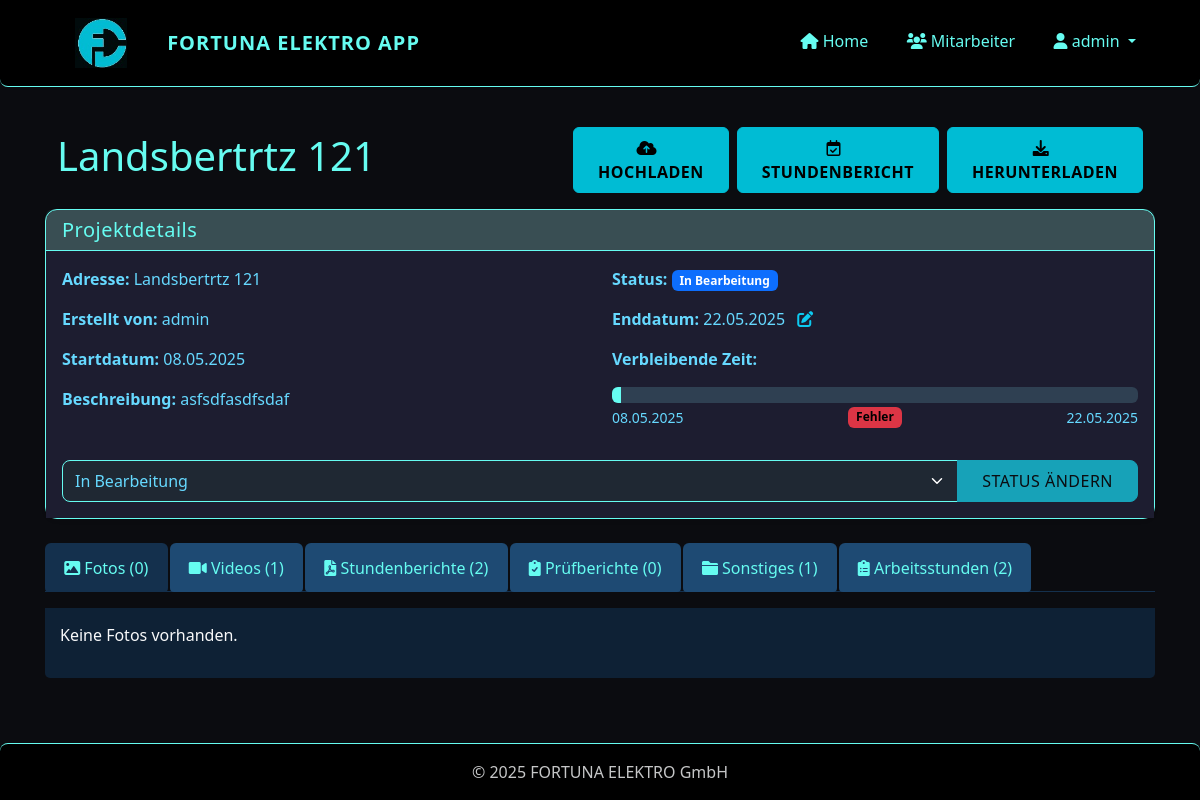
Before: /project/4 (signed in) with the older database file.
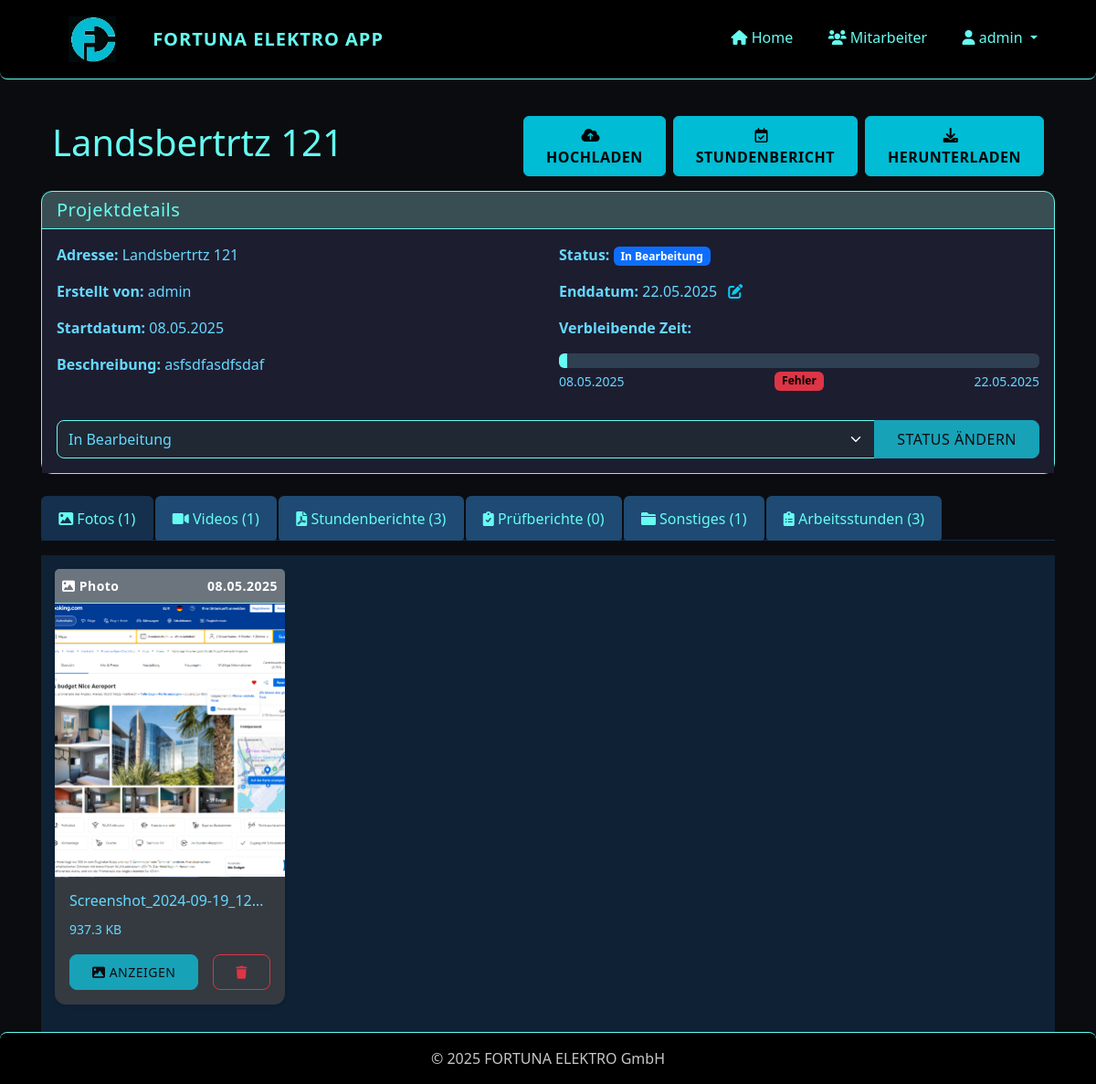
After: the same page with the newer database file.
### app/models/user.py (models this page shows, shortened)
class User(UserMixin, db.Model):
    id = db.Column(db.Integer, primary_key=True)
    username = db.Column(db.String(64), unique=True, nullable=False)
    password_hash = db.Column(db.String(128), nullable=False)
    role = db.Column(db.String(20), nullable=False, default='installateur')  # 'admin' oder 'installateur'
    is_active = db.Column(db.Boolean, default=True)
    created_at = db.Column(db.DateTime, default=datetime.utcnow)
    projects = db.relationship('Project', backref='creator', lazy='dynamic')
    files = db.relationship('File', backref='uploader', lazy='dynamic')
    timesheets = db.relationship('Timesheet', backref='employee', lazy='dynamic')
    def is_admin(self):
        return self.role == 'admin'

### app/models/project.py (models this page shows, shortened)
class Project(db.Model):
    id = db.Column(db.Integer, primary_key=True)
    name = db.Column(db.String(128), nullable=False)  # Adresse als Projektname
    description = db.Column(db.Text)
    start_date = db.Column(db.DateTime, default=datetime.utcnow)
    end_date = db.Column(db.DateTime)
    status = db.Column(db.String(20), default='in_bearbeitung')  # 'in_bearbeitung', 'abgeschlossen', 'archiviert'
    creator_id = db.Column(db.Integer, db.ForeignKey('user.id'))
    files = db.relationship('File', backref='project', lazy='dynamic', cascade='all, delete-orphan')
    timesheets = db.relationship('Timesheet', backref='project', lazy='dynamic', cascade='all, delete-orphan')
    def get_remaining_hours(self):
        if not self.end_date:
            return None
        now = datetime.now()
        time_diff = self.end_date - now
        if time_diff.total_seconds() <= 0:
            return 0
        total_hours = time_diff.total_seconds() / 3600
        return round(total_hours, 1)  # Auf eine Dezimalstelle runden
    def get_progress_percentage(self):
        if not self.end_date:
            return 0
        now = datetime.now()
        total_duration = (self.end_date - self.start_date).total_seconds()
        elapsed_time = (now - self.start_date).total_seconds()
        if elapsed_time >= total_duration:
            return 100
        progress = (elapsed_time / total_duration) * 100
        return round(progress, 1)  # Auf eine Dezimalstelle runden

### app/models/file.py (models this page shows, shortened)
class File(db.Model):
    id = db.Column(db.Integer, primary_key=True)
    filename = db.Column(db.String(128), nullable=False)
    original_filename = db.Column(db.String(128), nullable=False)
    file_type = db.Column(db.String(20), nullable=False)  # 'foto', 'video', 'stundenbericht', 'pruefbericht', 'sonstiges'
    file_path = db.Column(db.String(256), nullable=False)
    file_size = db.Column(db.Integer, nullable=False)
    upload_date = db.Column(db.DateTime, default=datetime.utcnow)
    project_id = db.Column(db.Integer, db.ForeignKey('project.id'), nullable=False)
    uploader_id = db.Column(db.Integer, db.ForeignKey('user.id'), nullable=False)

### app/routes/projects.py (the view)
@projects.route('/project/<int:project_id>')
@login_required
def view_project(project_id):
    project = Project.query.get_or_404(project_id)
    status_form = ProjectStatusForm(obj=project)
    photos = project.files.filter_by(file_type='foto').all()
    videos = project.files.filter_by(file_type='video').all()
    timesheets = project.files.filter_by(file_type='stundenbericht').all()
    reports = project.files.filter_by(file_type='pruefbericht').all()
    other_files = project.files.filter_by(file_type='sonstiges').all()
    timesheets_data = project.timesheets.order_by(Timesheet.date.desc()).all()
    status_form = ProjectStatusForm()
    status_form.status.data = project.status
    end_date_form = ProjectEndDateForm()
    if project.end_date:
        end_date_form.end_date.data = project.end_date
    return render_template(
        'projects/view.html',
        title=project.name,
        project=project,
        photos=photos,
        videos=videos,
        timesheets=timesheets,
        reports=reports,
        other_files=other_files,
        timesheets_data=timesheets_data,
        status_form=status_form,
        end_date_form=end_date_form,
        now=datetime.now(),
    )

### app/templates/projects/view.html (shortened to what this page needs)
{% extends "base.html" %}
{% block content %}
<link rel="stylesheet" href="{{ url_for('static', filename='css/projects_view.css') }}">
<link href="https://cdnjs.cloudflare.com/ajax/libs/font-awesome/6.0.0/css/all.min.css" rel="stylesheet">
<div class="container-fluid py-3">
  <div class="row align-items-center">
    <div class="col-12 col-md-6 mb-3 mb-md-0">
      <h1 style="color: var(--accent)">{{ project.name }}</h1>
    </div>
    <div class="col-12 col-md-6">
      <div class="d-flex flex-column flex-sm-row gap-2 justify-content-start justify-content-md-end">
        <a href="{{ url_for('files.upload_file', project_id=project.id) }}" class="btn btn-status-change">
          <i class="fas fa-cloud-upload-alt me-2"></i>
           HOCHLADEN
        </a>
        <a href="{{ url_for('timesheets.new_timesheet', project_id=project.id) }}" class="btn btn-status-change">
          <i class="far fa-calendar-check me-2"></i>
          STUNDENBERICHT
        </a>
        <a href="{{ url_for('files.download_project', project_id=project.id) }}" class="btn btn-status-change">
          <i class="fas fa-download me-2"></i>
           HERUNTERLADEN
        </a>
      </div>
    </div>
  </div>
</div>
<div class="card mb-4 shadow-sm">
    <div class="card-header">
        <h5 class="mb-0">Projektdetails</h5>
    </div>
    <div class="card-body" style="background-color:  #1d1d30;">
        <div class="row">
            <div class="col-md-6">
                <p><strong>Adresse:</strong> {{ project.name }}</p>
                <p><strong>Erstellt von:</strong> {{ project.creator.username }}</p>
                <p><strong>Startdatum:</strong> {{ project.start_date.strftime('%d.%m.%Y') }}</p>
                <p><strong>Beschreibung:</strong> {{ project.description or 'Keine Beschreibung' }}</p>
            </div>
            <div class="col-md-6">
                <p><strong>Status:</strong>
                    {% if project.status == 'in_bearbeitung' %}
                        <span class="badge bg-primary">In Bearbeitung</span>
                    {% elif project.status == 'archiviert' %}
                        <span class="badge bg-secondary">Archiviert</span>
                    {% endif %}
                </p>
                {% if project.end_date %}
                <p>
                    <strong>Enddatum:</strong> {{ project.end_date.strftime('%d.%m.%Y') }}
                    <a href="#" data-bs-toggle="modal" data-bs-target="#changeEndDateModal_{{ project.id }}" title="Enddatum ändern" class="text-info">
                        <i class="fas fa-edit ms-2"></i>
                    </a>
                </p>
                <div class="countdown-container mt-2 mb-3">
                    <p><strong>Verbleibende Zeit:</strong></p>
                    <div class="progress" style="height: 16px; background-color: #2f4052;">
                        <div class="progress-bar" id="project-progress-bar" role="progressbar"
                            style="background-color: var(--accent); width: {{ project.get_progress_percentage() }}%;"
                            aria-valuenow="{{ project.get_progress_percentage() }}" aria-valuemin="0" aria-valuemax="100"></div>
                    </div>
                    <div class="d-flex justify-content-between mt-1">
                        <small class="text-muted">{{ project.start_date.strftime('%d.%m.%Y') }}</small>
                        <span id="countdown-timer" class="badge"  style="color: #000 !important; font-weight: bold;">
                        </span>
                        <small class="text-muted">{{ project.end_date.strftime('%d.%m.%Y') }}</small>
                    </div>
                </div>
                {% endif %}
            </div>
        </div>
        <div class="mt-3">
            <form method="POST" action="{{ url_for('projects.update_status', project_id=project.id) }}">
                <div class="input-group">
                    {{ status_form.status(class="form-select") }}
                    <button type="submit" class="btn btn-primary">Status ändern</button>
                </div>
            </form>
        </div>
    </div>
</div>
<ul class="nav nav-tabs mb-3" id="projectTabs" role="tablist">
    <li class="nav-item" role="presentation">
        <button class="nav-link active" id="photos-tab" data-bs-toggle="tab" data-bs-target="#photos" type="button" role="tab">
            <i class="fas fa-image"></i> Fotos ({{ photos|length }})
        </button>
    </li>
    <li class="nav-item" role="presentation">
        <button class="nav-link" id="videos-tab" data-bs-toggle="tab" data-bs-target="#videos" type="button" role="tab">
            <i class="fas fa-video"></i> Videos ({{ videos|length }})
        </button>
    </li>
    <li class="nav-item" role="presentation">
        <button class="nav-link" id="timesheets-tab" data-bs-toggle="tab" data-bs-target="#timesheets" type="button" role="tab">
            <i class="fas fa-file-pdf"></i> Stundenberichte ({{ timesheets|length }})
        </button>
    </li>
    <li class="nav-item" role="presentation">
        <button class="nav-link" id="reports-tab" data-bs-toggle="tab" data-bs-target="#reports" type="button" role="tab">
            <i class="fas fa-clipboard-check"></i> Prüfberichte ({{ reports|length }})
        </button>
    </li>
    <li class="nav-item" role="presentation">
        <button class="nav-link" id="other-tab" data-bs-toggle="tab" data-bs-target="#other" type="button" role="tab">
            <i class="fas fa-folder"></i> Sonstiges ({{ other_files|length }})
        </button>
    </li>
    <li class="nav-item" role="presentation">
        <button class="nav-link" id="timesheet-data-tab" data-bs-toggle="tab" data-bs-target="#timesheet-data" type="button" role="tab">
            <i class="fas fa-clipboard-list"></i> Arbeitsstunden ({{ timesheets|length }})
        </button>
    </li>
</ul>
<div class="tab-content" id="projectTabsContent">
{% macro file_card(file, file_type) %}
    <div class="col-md-4 col-lg-3 mb-4">
        <div class="card h-100 border-0 shadow-sm">
            <div class="card-header bg-secondary text-white p-2 d-flex justify-content-between align-items-center">
                <small class="text-truncate">
                    <i class="{% if file_type == 'photo' %}fas fa-image
                              {% elif file_type == 'video' %}fas fa-video
                              {% elif file_type == 'timesheet' %}fas fa-clock
                              {% elif file_type == 'report' %}fas fa-clipboard-check
                              {% else %}fas fa-file{% endif %}"></i>
                    {{ file_type|capitalize }}
                </small>
                <small>{{ file.upload_date.strftime('%d.%m.%Y') }}</small>
            </div>
            <div class="card-img-container" style="height: 300px; overflow: hidden; background-color: #2c3e50; position: relative;">
                <a href="{{ url_for('files.view_file', filename=file.file_path) }}" target="_blank" style="width: 100%; height: 100%;">
                    {% if file_type == 'photo' or file.original_filename.endswith(('.jpg', '.jpeg', '.png', '.gif', '.webp')) %}
                        <div class="h-100 w-100 overflow-hidden">
                            <img src="{{ url_for('files.view_file', filename=file.file_path) }}" alt="{{ file.original_filename }}"
                                class="w-100 h-100" style="object-fit: cover;">
                        </div>
                    {% endif %}
                </a>
            </div>
            <div class="card-body d-flex flex-column">
                <h6 class="card-title text-truncate mb-2">{{ file.original_filename }}</h6>
                <p class="card-text mb-3">
                    <small class="text-muted">
                        {% if file.file_size > 1024 * 1024 %}
                            {{ (file.file_size / 1024 / 1024)|round(2) }} MB
                        {% else %}
                            {{ (file.file_size / 1024)|round(1) }} KB
                        {% endif %}
                    </small>
                </p>
                <div class="mt-auto d-flex justify-content-between">
                    <a href="{{ url_for('files.view_file', filename=file.file_path) }}" class="btn btn-sm btn-primary" target="_blank">
                        {% if file_type == 'photo' %}
                            <i class="fas fa-image"></i> Anzeigen
                        {% elif file_type == 'video' %}
                            <i class="fas fa-play"></i> Abspielen
                        {% elif file_type == 'timesheet' %}
                            <i class="fas fa-clock"></i> Anzeigen
                        {% elif file_type == 'report' %}
                            <i class="fas fa-clipboard-check"></i> Anzeigen
                        {% else %}
                            <i class="fas fa-file"></i> Anzeigen
                        {% endif %}
                    </a>
                    <a href="{{ url_for('files.delete_file', file_id=file.id) }}" class="btn btn-sm btn-outline-danger" onclick="return confirm('Wirklich löschen?')">
                        <i class="fas fa-trash"></i>
                    </a>
                </div>
            </div>
        </div>
    </div>
{% endmacro %}
<div class="tab-pane fade show active" id="photos" role="tabpanel">
    <div class="row">
        {% if photos %}
            {% for file in photos %}
                {{ file_card(file, 'photo') }}
            {% endfor %}
        {% else %}
            <div class="col-12">
                <p class="text-light">Keine Fotos vorhanden.</p>
            </div>
        {% endif %}
    </div>
</div>
</div>
{% endblock %}

### app/templates/base.html (shortened to what this page needs)
<!DOCTYPE html>
<html lang="de">
<head>
    <link href="https://cdn.jsdelivr.net/npm/bootstrap@5.3.0/dist/css/bootstrap.min.css" rel="stylesheet">
    <link rel="stylesheet" href="https://cdn.jsdelivr.net/npm/bootstrap-icons@1.11.1/font/bootstrap-icons.css">
    <link rel="stylesheet" href="https://cdnjs.cloudflare.com/ajax/libs/font-awesome/6.0.0/css/all.min.css">
    <link rel="stylesheet" href="{{ url_for('static', filename='css/base.css') }}">
</head>
<body>
<nav class="navbar navbar-expand-lg navbar-dark mb-4">
    <div class="container position-relative">
        <a class="navbar-brand d-flex align-items-center" href="{{ url_for('dashboard.index') }}">
            <img src="{{ url_for('static', filename='img/logo.jpg') }}" alt="Fortuna Elektro Logo"
                 style="height: 50px; width: auto; max-height: 90%; margin-right: 40px; margin-left: 30px;">
            <span style="color: var(--accent)">FORTUNA ELEKTRO APP</span>
        </a>
        <div class="collapse navbar-collapse" id="navbarNav">
            <ul class="navbar-nav ms-auto">
                {% if current_user.is_authenticated %}
                    <li class="nav-item">
                        <a class="nav-link" href="{{ url_for('dashboard.index') }}">
                            <i class="fas fa-home"></i> Home
                        </a>
                    </li>
                    {% if current_user.is_admin() %}
                        <li class="nav-item">
                            <a class="nav-link" href="{{ url_for('admin.list_users') }}">
                                <i class="fas fa-users"></i> Mitarbeiter
                            </a>
                        </li>
                    {% endif %}
                    <li class="nav-item dropdown">
                        <a class="nav-link dropdown-toggle" href="#" role="button" data-bs-toggle="dropdown">
                            <i class="fas fa-user"></i> {{ current_user.username }}
                        </a>
                    </li>
                {% else %}
                    <li class="nav-item">
                        <a class="nav-link" href="{{ url_for('auth.login') }}">
                            <i class="fas fa-sign-in-alt"></i> Anmelden
                        </a>
                    </li>
                {% endif %}
            </ul>
        </div>
    </div>
</nav>
    <div class="container mb-5">
        {% block content %}{% endblock %}
    </div>
    <footer class="footer mt-auto py-3">
        <div class="container text-center">
            <span class="text-muted">&copy; 2025 FORTUNA ELEKTRO GmbH</span>
        </div>
    </footer>
</body>
</html>

Changed rows visible on the page:
added File: file_type "Photo", upload_date "08.05.2025", file_path+original_filename (picture), original_filename "Screenshot_2024-09-19_12…", (file.file_size/1024)|round(1) "937.3"
Other visible differences:
{{ photos|length }}: "0" → "1"
{{ timesheets|length }}: "2" → "3"
text no longer shown: "Keine Fotos vorhanden."
